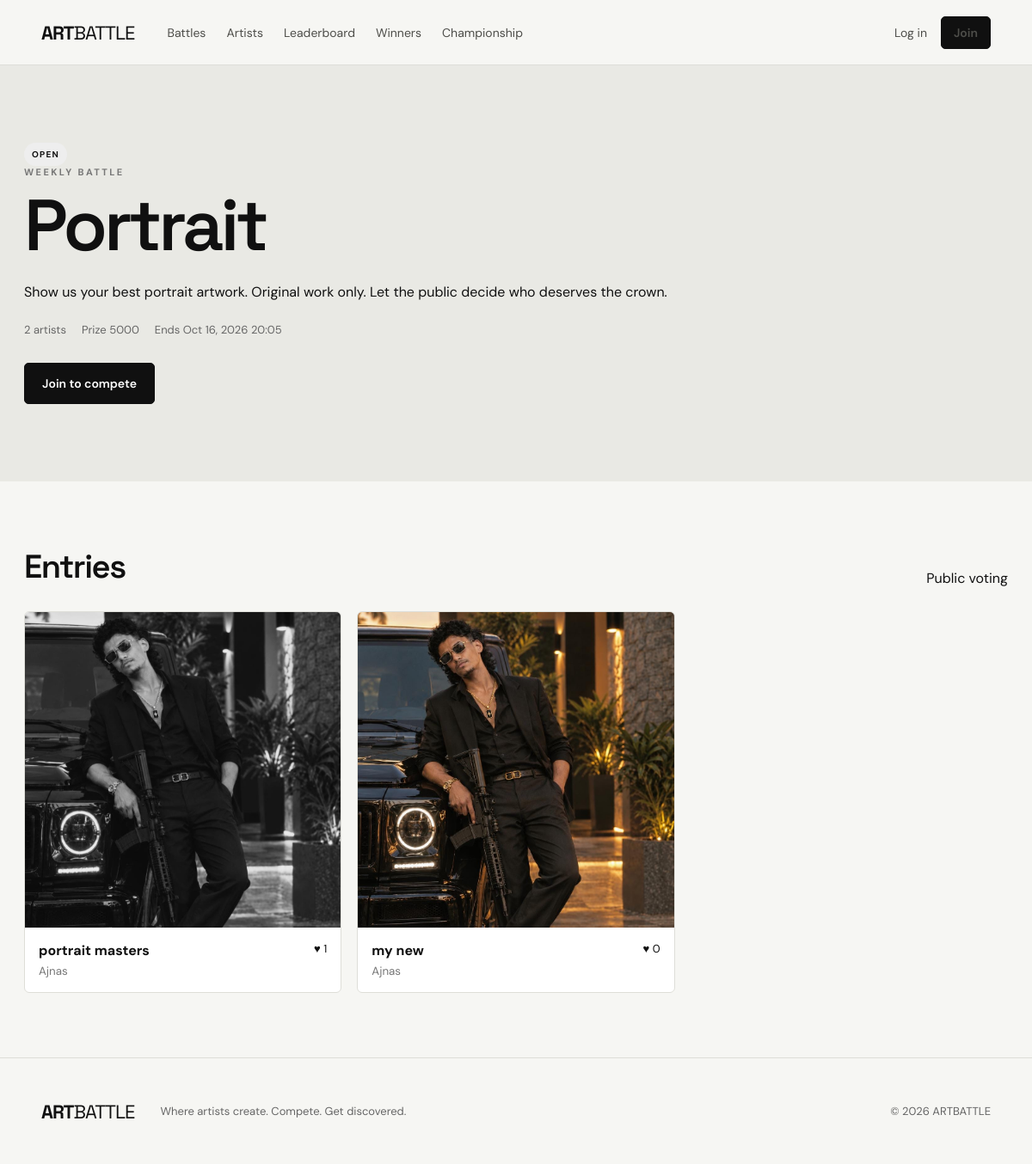
The page /battle/1/ on the database its author committed.
### core/models.py (models this page shows, shortened)
class Battle(models.Model):
    STATUS = [
        ("draft", "Draft"),
        ("open", "Open"),
        ("voting", "Voting"),
        ("closed", "Closed"),
    ]
    title = models.CharField(max_length=120)
    theme = models.CharField(max_length=120)
    description = models.TextField(blank=True)
    start_at = models.DateTimeField()
    submission_deadline = models.DateTimeField()
    voting_deadline = models.DateTimeField()
    prize_text = models.CharField(
        max_length=160,
        default="Sponsor-funded prize"
    )
    prize_amount = models.DecimalField(
        max_digits=10,
        decimal_places=2,
        default=0
    )
    status = models.CharField(
        max_length=10,
        choices=STATUS,
        default="draft"
    )
    is_monthly = models.BooleanField(default=False)
    created_at = models.DateTimeField(auto_now_add=True)
    class Meta:
        ordering = ["-start_at"]
    @property
    def artwork_count(self):
        return self.artworks.count()

class Artwork(models.Model):
    battle = models.ForeignKey(
        Battle,
        on_delete=models.CASCADE,
        related_name="artworks"
    )
    artist = models.ForeignKey(
        ArtistProfile,
        on_delete=models.CASCADE,
        related_name="artworks"
    )
    title = models.CharField(max_length=140)
    description = models.TextField(blank=True)
    image = models.ImageField(upload_to="artworks/")
    medium = models.CharField(max_length=80, blank=True)
    ai_declared = models.BooleanField(default=False)
    image_hash = models.CharField(
        max_length=64,
        editable=False
    )
    created_at = models.DateTimeField(auto_now_add=True)
    votes = models.PositiveIntegerField(default=0)
    integrity_status = models.CharField(
        max_length=40,
        default="Pending review"
    )
    class Meta:
        ordering = ["-votes", "-created_at"]

class ArtistProfile(models.Model):
    user = models.OneToOneField(
        User,
        on_delete=models.CASCADE,
        related_name="artist"
    )
    display_name = models.CharField(max_length=80)
    bio = models.TextField(blank=True)
    avatar = models.ImageField(
        upload_to="avatars/",
        blank=True,
        null=True
    )
    country = models.CharField(max_length=60, blank=True)
    website = models.URLField(blank=True)
    rating = models.PositiveIntegerField(default=0)
    wins = models.PositiveIntegerField(default=0)
    top_three = models.PositiveIntegerField(default=0)
    battles_joined = models.PositiveIntegerField(default=0)
    created_at = models.DateTimeField(auto_now_add=True)

### core/views.py (the view, shortened to what this page needs)
# urls.py: path("battle/<int:pk>/", views.battle_detail, name="battle_detail"),
def battle_detail(request, pk):
    battle = get_object_or_404(Battle, pk=pk)
    artworks = (
        battle.artworks.select_related("artist")
        .order_by("-votes", "-created_at")
    )
    voted_ids = set()
    return render(
        request,
        "core/battle_detail.html",
        {
            "battle": battle,
            "artworks": artworks,
            "voted_ids": voted_ids,
        },
    )

### core/templates/core/battle_detail.html
{% extends 'core/base.html' %}{% block title %}{{battle.theme}} — ARTBATTLE{% endblock %}{% block content %}
<section class="battle-hero"><div><span class="tag">{{battle.status|upper}}</span><div class="eyebrow">WEEKLY BATTLE</div><h1>{{battle.theme}}</h1><p>{{battle.description}}</p><div class="battle-meta big"><span>{{battle.artwork_count}} artists</span><span>Prize {{battle.prize_amount|floatformat:0}}</span><span>Ends {{battle.voting_deadline|date:"M d, Y H:i"}}</span></div>{% if user.is_authenticated and battle.status == 'open' %}<a class="button" href="{% url 'submit_artwork' battle.pk %}">Submit artwork</a>{% elif not user.is_authenticated %}<a class="button" href="{% url 'login' %}?next={% url 'battle_detail' battle.pk %}">Join to compete</a>{% endif %}</div></section>
<section class="section"><div class="section-head"><h2>Entries</h2><span class="muted">Public voting</span></div><div class="art-grid">{% for art in artworks %}<a class="art-card" href="{% url 'artwork_detail' art.pk %}"><img src="{{art.image.url}}" alt="{{art.title}}"><div class="art-info"><div><strong>{{art.title}}</strong><small>{{art.artist.display_name}}</small></div><span>♥ {{art.votes}}</span></div></a>{% empty %}<div class="empty">Be the first artist to enter this battle.</div>{% endfor %}</div></section>
{% endblock %}

### core/static/core/style.css (style rules this page uses)
:root { --bg:#f6f6f3;--ink:#101010;--muted:#70706d;--line:#deded8;--card:#fff;--accent:#d8ff3e;--dark:#111;--max:1240px }
* { box-sizing:border-box }
body { margin:0;background:var(--bg);color:var(--ink);font-family:'DM Sans',sans-serif }
a { color:inherit;text-decoration:none }
.button { display:inline-flex;align-items:center;justify-content:center;background:var(--ink);color:white;border:1px solid var(--ink);padding:14px 20px;border-radius:5px;font-weight:600;cursor:pointer;font-size:14px }
.eyebrow { font-size:11px;letter-spacing:2.4px;font-weight:700;color:#777;text-transform:uppercase;margin-bottom:16px }
.hero h1,.page-head h1,.form-page h1,.auth-page h1,.battle-hero h1,.champion-hero h1 { font:600 clamp(50px,7vw,90px)/.95 'Space Grotesk';letter-spacing:-4px;margin:0 0 26px }
.section { max-width:var(--max);margin:0 auto;padding:75px 28px }
.section-head { display:flex;justify-content:space-between;align-items:end;margin-bottom:28px }
.section h2 { font:600 38px 'Space Grotesk';letter-spacing:-1.5px;margin:0 }
.art-grid { display:grid;grid-template-columns:repeat(3,1fr);gap:18px }
.art-card { background:var(--card);border:1px solid var(--line);border-radius:6px;overflow:hidden;transition:.2s }
.art-card img { width:100%;aspect-ratio:1/1;object-fit:cover;display:block }
.art-info { padding:16px;display:flex;justify-content:space-between;gap:10px }
.art-info strong,.art-info small { display:block }
.art-info small { color:#777;margin-top:5px }
.art-info span { font-size:13px }
.tag { display:inline-block;font-size:10px;font-weight:700;letter-spacing:1.2px;background:#eee;padding:7px 9px;border-radius:20px;width:max-content }
.battle-meta { display:flex;gap:18px;margin-top:auto;font-size:13px;color:#666 }
.battle-meta.big { margin:25px 0 30px }
.battle-hero { background:#e9e9e4;padding:90px max(28px,calc((100% - 1184px)/2)) }
.battle-hero>div { max-width:800px }

### rows shown on the page
Battle: status "OPEN", theme "Portrait", description "Show us your best portrait artwork. Original work only. Let the public decide who deserves the crown.", artwork_count "2", prize_amount "5000", voting_deadline "Oct 16, 2026 20:05"
Artwork: image (picture), title "portrait masters", artist.display_name "Ajnas", votes "1"
Artwork: image (picture), title "my new", artist.display_name "Ajnas", votes "0"
